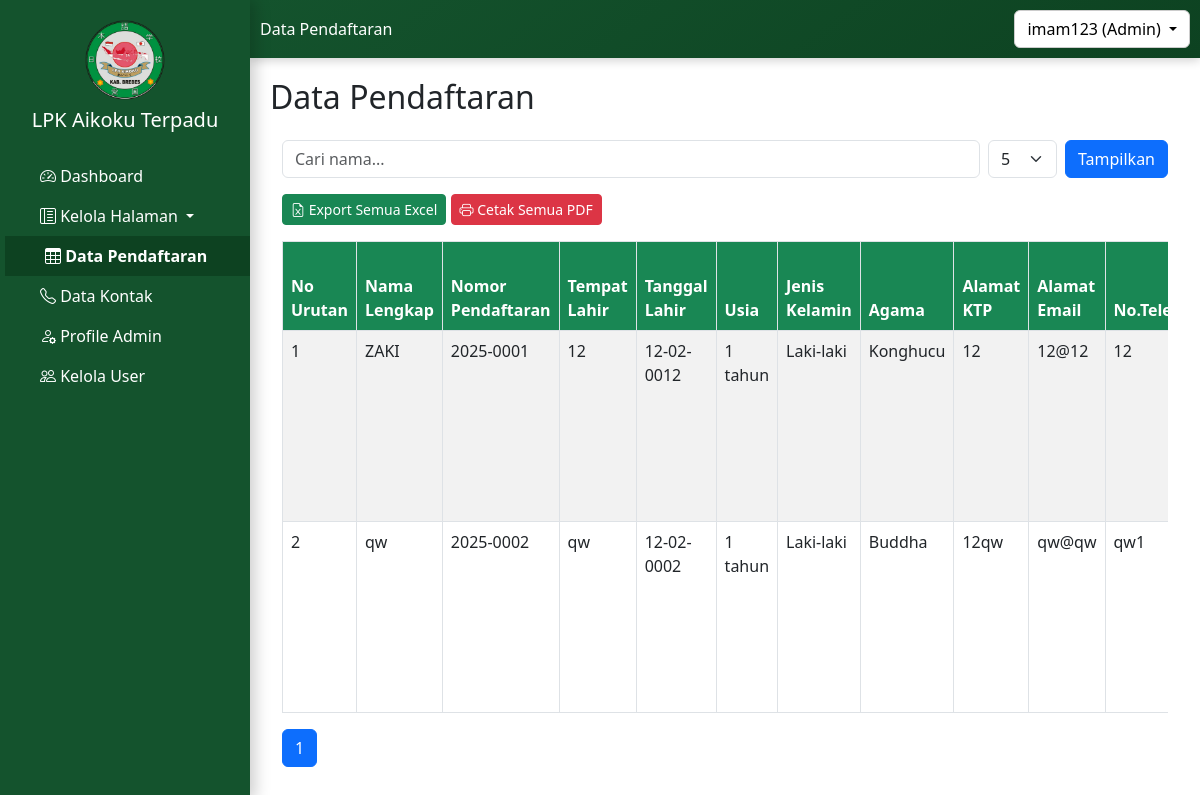
The page /admin/data_pendaftar/data_pendaftaran.php (signed in) on the database as committed earlier.
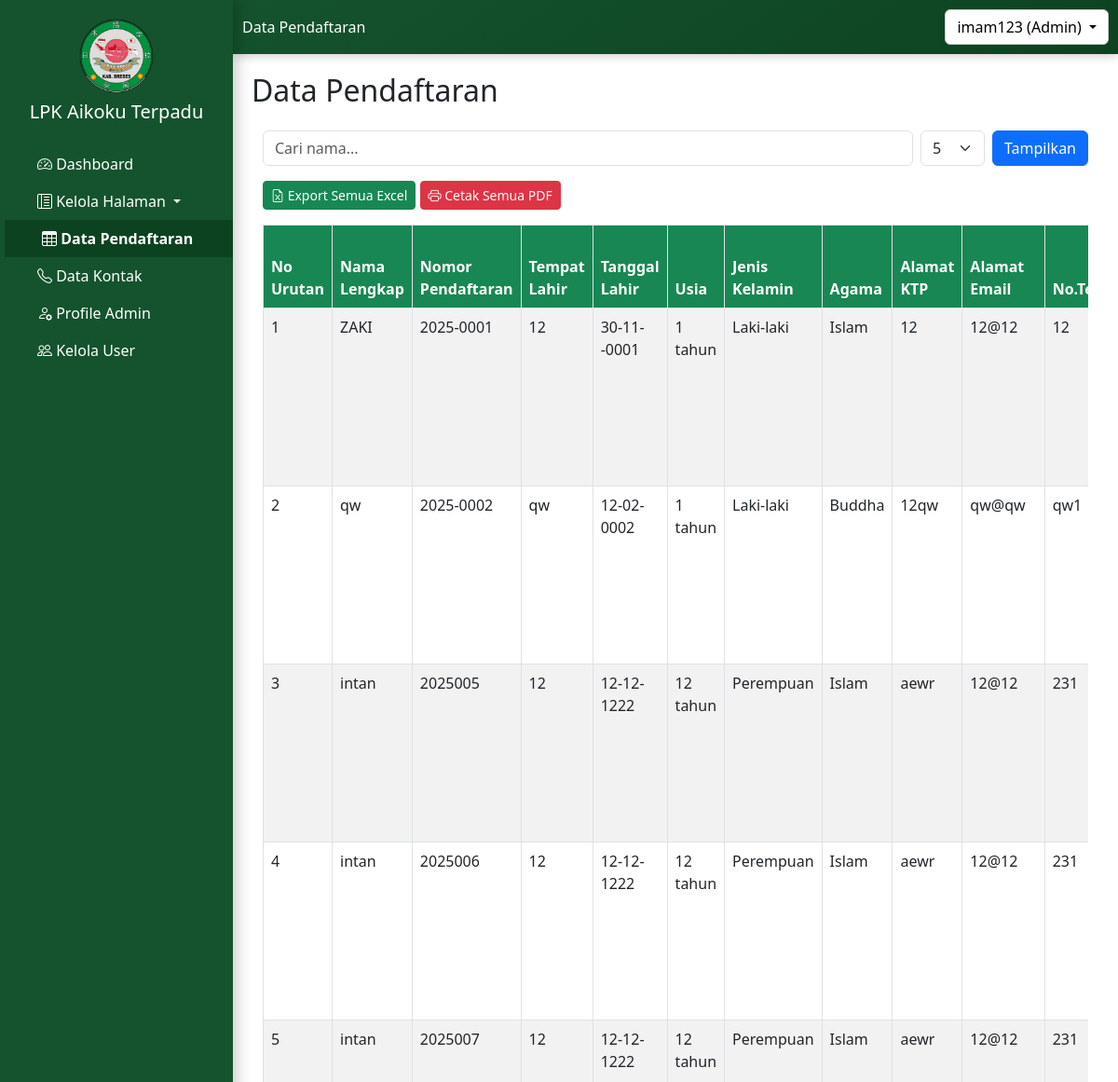
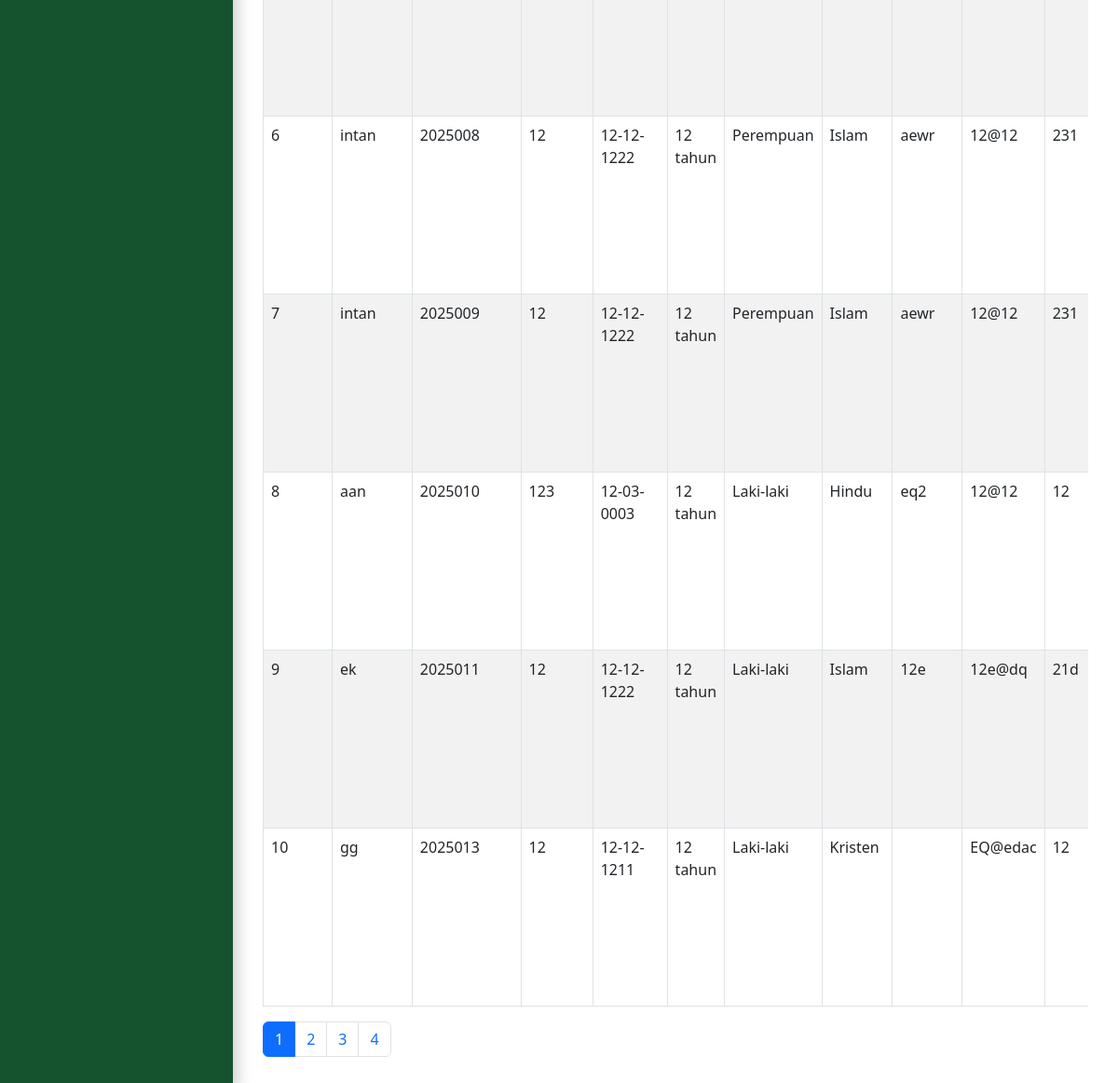
The same page on the database as committed later (2 pictures, top to bottom).
### tables this page shows
CREATE TABLE `tb_pendaftaran` (
  `id_pendaftaran` int(11) NOT NULL,
  `nama_lengkap` varchar(100) DEFAULT NULL,
  `nomor_pendaftaran` varchar(50) DEFAULT NULL,
  `tempat_lahir` varchar(100) DEFAULT NULL,
  `tanggal_lahir` date DEFAULT NULL,
  `usia` int(11) DEFAULT NULL,
  `jenis_kelamin` varchar(20) DEFAULT NULL,
  `agama` varchar(50) DEFAULT NULL,
  `alamat_ktp` text DEFAULT NULL,
  `email` varchar(100) DEFAULT NULL,
  `telepon` varchar(20) DEFAULT NULL,
  `alamat` text DEFAULT NULL,
  `alamat_keluarga` text DEFAULT NULL,
  `telepon_keluarga` varchar(20) DEFAULT NULL,
  `program` varchar(100) DEFAULT NULL,
  `pendidikan_terakhir` varchar(50) DEFAULT NULL,
  `pengalaman_kerja` text DEFAULT NULL,
  `status_pernikahan` varchar(50) DEFAULT NULL,
  `tinggi_badan` int(11) DEFAULT NULL,
  `berat_badan` int(11) DEFAULT NULL,
  `pengalaman_jepang` varchar(50) DEFAULT NULL,
  `penyakit_kronis` text DEFAULT NULL,
  `golongan_darah` varchar(5) DEFAULT NULL,
  `status` varchar(20) DEFAULT 'Pending',
  `tanggal_daftar` datetime DEFAULT current_timestamp(),
  `id_pengguna` int(11) DEFAULT NULL,
  `pengumuman` text DEFAULT NULL
);

### admin/data_pendaftar/data_pendaftaran.php (the view, shortened to what this page needs)
<?php
$pageTitle = 'Data Pendaftaran';
include '../../config.php';
?>
<!DOCTYPE html>
<html lang="id">
<head>
    <link rel="stylesheet" href="https://cdn.jsdelivr.net/npm/bootstrap@5.3.0/dist/css/bootstrap.min.css">
</head>
<body>
    <?php include '../../sidebar1.php'; ?>
    <div class="content">
        <h2 class="mb-4"><?php echo $pageTitle; ?></h2>
        <div class="container-fluid mt-3">
            <form method="GET" class="d-flex mb-3">
                <input type="text" name="search" class="form-control me-2" placeholder="Cari nama..."
                    value="<?= isset($_GET['search']) ? $_GET['search'] : '' ?>">
                <select name="limit" class="form-select w-auto me-2" onchange="this.form.submit()">
                    <?php
                    $limits = [5, 10, 15, 20];
                    foreach ($limits as $val) {
                        $selected = (isset($_GET['limit']) && $_GET['limit'] == $val) ? 'selected' : '';
                        echo "<option value='$val' $selected>$val</option>";
                    }
                    ?>
                </select>
                <button type="submit" class="btn btn-primary">Tampilkan</button>
            </form>
            <div class="mb-3">
                <a href="export_excel.php" class="btn btn-success btn-sm">
                    <i class="bi bi-file-earmark-excel"></i> Export Semua Excel
                </a>
                <a href="cetak_semua_pendaftaran.php" target="_blank" class="btn btn-danger btn-sm">
                    <i class="bi bi-printer"></i> Cetak Semua PDF
                </a>
            </div>
            <div class="table-container">
                <table class="table table-bordered table-striped">
                    <thead>
                        <tr>
                            <th>No Urutan</th>
                            <th>Nama Lengkap</th>
                            <th>Nomor Pendaftaran</th>
                            <th>Tempat Lahir</th>
                            <th>Tanggal Lahir</th>
                            <th>Usia</th>
                            <th>Jenis Kelamin</th>
                            <th>Agama</th>
                            <th>Alamat KTP</th>
                            <th>Alamat Email</th>
                            <th>No.Telepon/WhatsApp</th>
                        </tr>
                    </thead>
                    <?php
                    $limit = isset($_GET['limit']) ? (int) $_GET['limit'] : 10;
                    $page = isset($_GET['page']) ? (int) $_GET['page'] : 1;
                    $search = isset($_GET['search']) ? $_GET['search'] : '';
                    $offset = ($page - 1) * $limit;
                    $where = "";
                    $data = mysqli_query($mysqli, "SELECT * FROM tb_pendaftaran $where ORDER BY id_pendaftaran ASC LIMIT $limit OFFSET $offset");
                    $total_data_result = mysqli_query($mysqli, "SELECT COUNT(*) as total FROM tb_pendaftaran $where");
                    $total_data = mysqli_fetch_assoc($total_data_result)['total'];
                    $total_pages = ceil($total_data / $limit);
                    $no = $offset + 1;
                    ?>
                    <tbody>
                        <?php
                        while ($d = mysqli_fetch_array($data)) {
                            ?>
                            <tr>
                                <td><?= $no++ ?></td>
                                <td><?= $d['nama_lengkap'] ?></td>
                                <td><?= $d['nomor_pendaftaran'] ?></td>
                                <td><?= $d['tempat_lahir'] ?></td>
                                <td><?= date('d-m-Y', strtotime($d['tanggal_lahir'])) ?></td>
                                <td><?= $d['usia'] ?> tahun</td>
                                <td><?= $d['jenis_kelamin'] ?></td>
                                <td><?= $d['agama'] ?></td>
                                <td><?= $d['alamat_ktp'] ?></td>
                                <td><?= $d['email'] ?></td>
                                <td><?= $d['telepon'] ?></td>
                            </tr>
                        <?php } ?>
                    </tbody>
                </table>
                <nav>
                    <ul class="pagination">
                        <?php for ($i = 1; $i <= $total_pages; $i++): ?>
                            <li class="page-item <?= ($i == $page) ? 'active' : '' ?>">
                                <a class="page-link"
                                    href="?page=<?= $i ?>&limit=<?= $limit ?>&search=<?= $search ?>"><?= $i ?></a>
                            </li>
                        <?php endfor; ?>
                    </ul>
                </nav>
            </div>
        </div>
    </div>
</body>
</html>

Rows that differ between the two databases and show on the page:
changed tb_pendaftaran "ZAKI": tanggal_lahir "12-02-0012" → "30-11--0001"; agama "Konghucu" → "Islam"
added tb_pendaftaran: nama_lengkap "intan", nomor_pendaftaran "2025005", tempat_lahir "12", tanggal_lahir "12-12-1222", usia "12", jenis_kelamin "Perempuan", agama "Islam", alamat_ktp "aewr", email "12@12", telepon "231"
added tb_pendaftaran: nama_lengkap "intan", nomor_pendaftaran "2025006", tempat_lahir "12", tanggal_lahir "12-12-1222", usia "12", jenis_kelamin "Perempuan", agama "Islam", alamat_ktp "aewr", email "12@12", telepon "231"
added tb_pendaftaran: nama_lengkap "intan", nomor_pendaftaran "2025007", tempat_lahir "12", tanggal_lahir "12-12-1222", usia "12", jenis_kelamin "Perempuan", agama "Islam", alamat_ktp "aewr", email "12@12", telepon "231"
added tb_pendaftaran: nama_lengkap "intan", nomor_pendaftaran "2025008", tempat_lahir "12", tanggal_lahir "12-12-1222", usia "12", jenis_kelamin "Perempuan", agama "Islam", alamat_ktp "aewr", email "12@12", telepon "231"
added tb_pendaftaran: nama_lengkap "intan", nomor_pendaftaran "2025009", tempat_lahir "12", tanggal_lahir "12-12-1222", usia "12", jenis_kelamin "Perempuan", agama "Islam", alamat_ktp "aewr", email "12@12", telepon "231"
added tb_pendaftaran: nama_lengkap "aan", nomor_pendaftaran "2025010", tempat_lahir "123", tanggal_lahir "12-03-0003", usia "12", jenis_kelamin "Laki-laki", agama "Hindu", alamat_ktp "eq2", email "12@12", telepon "12"
added tb_pendaftaran: nama_lengkap "ek", nomor_pendaftaran "2025011", tempat_lahir "12", tanggal_lahir "12-12-1222", usia "12", jenis_kelamin "Laki-laki", agama "Islam", alamat_ktp "12e", email "12e@dq", telepon "21d"
added tb_pendaftaran: nama_lengkap "gg", nomor_pendaftaran "2025013", tempat_lahir "12", tanggal_lahir "12-12-1211", usia "12", jenis_kelamin "Laki-laki", agama "Kristen", email "EQ@edac", telepon "12"
Other text that changed with them:
new list line: "2"
new list line: "3"
new list line: "4"
